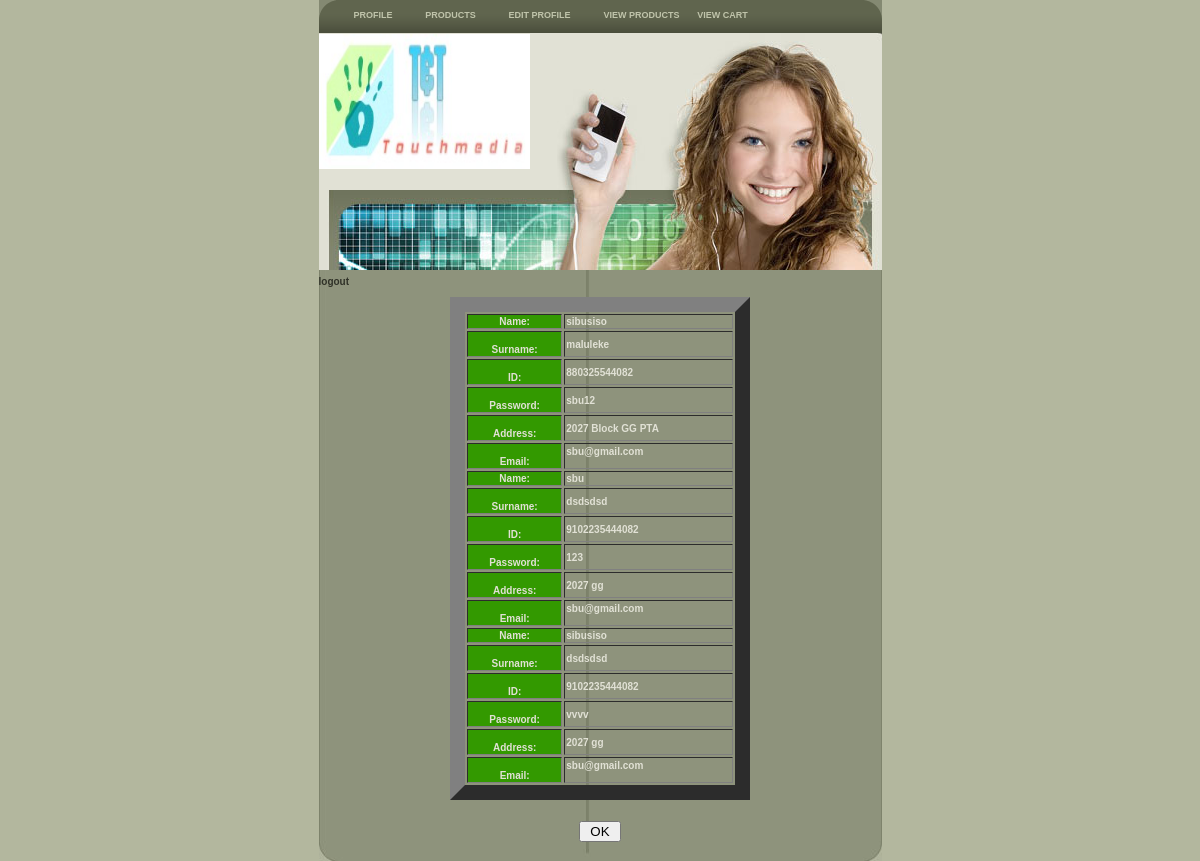
/gadgets/member.php (signed in), run on the app's committed database.
### tables this page shows
CREATE TABLE IF NOT EXISTS `user` (
  `USER_NUM` int(11) NOT NULL AUTO_INCREMENT,
  `NAME` varchar(50) NOT NULL,
  `SURNAME` varchar(50) NOT NULL,
  `ADDRESS` varchar(50) NOT NULL,
  `EMAIL` varchar(50) NOT NULL,
  `ID_NUM` varchar(50) NOT NULL,
  `PASSWORD` varchar(50) NOT NULL,
  PRIMARY KEY (`USER_NUM`)
);

### gadgets/member.php (the view, shortened to what this page needs)
<!DOCTYPE html PUBLIC "-//W3C//DTD XHTML 1.0 Strict//EN""http://www.w3.org/TR/xhtml1/DTD/xhtml1-strict.dtd">
<html xmlns="http://www.w3.org/1999/xhtml" xml:lang="en" lang="en">
<head>
	<link rel="stylesheet" href="style.css" type="text/css" charset="utf-8" />
</head>
<body>
	<div id="wrapper">
		<div id="nav">
		  <div id="nav-left">
		    <div id="nav-right">
		       <ul>
   			    <li><a href="member.php">PROFILE</a>
   			    </li><li><a href="newPhone.php">PRODUCTS</a></li>
   			    <li><a href="edit.php">EDIT PROFILE</a>
		      </li>
               <li><a href="products.php">VIEW PRODUCTS</a>
		      </li>
   			    <a href="cart.php">VIEW CART</a>
		       </ul>
		    </div>
		  </div>
		</div>
		<div id="head">
		  <div id="head-1"></div>
			<h1><img src="images/logo.jpg" width="211" height="135" alt="loglo" /></h1>
		</div>
		<div id="head-2"></div>
		<div id="login">
			<div id="login-bot">
            <form action="" method="post">
            <a href="index.php">logout</a>
			  <div class="clear"><center> <p><?php
 @ $db = new mysqli('localhost', 'root', '','matrix_db');
  $query = "select * from user where EMAIL ='".$_SESSION["user"]."'";
	$result = $db->query($query);
	$num_results = $result->num_rows;
	echo "<table width='300' border='15'>";
	for ($i=0; $i <$num_results; $i++) {
	$row = $result->fetch_assoc();
	echo "<tr>";
	echo "<th scope='row' bgcolor='#339900'>". "Name: ";
	echo "<td>".htmlspecialchars(stripslashes($row['NAME']));
	echo "</tr>";
	echo "<tr>";
	echo "<th scope='row' bgcolor='#339900'>"."<br />Surname: ";
	echo "<td>".stripslashes(stripslashes($row['SURNAME']));
	echo "</tr>";
	echo "<tr>";
	echo "<th scope='row' bgcolor='#339900'>"."<br />ID: ";
	echo "<td>".stripslashes(stripslashes($row['ID_NUM'])) ;
	echo "</tr>";
	echo "<tr>";
	echo "<th scope='row' bgcolor='#339900'>"."<br />Password: ";
	echo "<td>".stripslashes(stripslashes($row['PASSWORD']));
	echo "</tr>";
	echo "<tr>";
	echo "<th scope='row' bgcolor='#339900'>"."<br />Address: ";
	echo "<td>".stripslashes(stripslashes($row['ADDRESS'])) ;
	echo "</tr>";
	echo "<tr>";
	echo "<th scope='row' bgcolor='#339900'>"." <br />Email: ";
	echo "<td>".stripslashes(stripslashes($row['EMAIL']))."</strong></p>";
	echo "</tr>";
	}
?>&nbsp;</p><input type="Submit"  name="ok" value=" OK " id="l" /></center></div>
          </form>
		</div>
	</div>
</body>
</html>

### gadgets/style.css (style rules this page uses)
html, body { margin: 0px; padding: 0px; }
body { font: 10px Tahoma, verdana, sans-serif; }
img { border: 0px; }
a { color: #575757; font-weight: bold; text-decoration: none; }
ul { margin: 0px 0px 0px 2em; padding: 0px; }
li { list-style: square; margin: 0px; padding: 0px; }
.clear { clear: both; }
form { margin: 0px; padding: 0px; }
body { background: url(images/bg.jpg); }
#wrapper { text-align: left; margin: auto; position: relative; width: 563px; }
#nav { background: url(images/nav_bg.gif) repeat-x; }
#nav-left { background: url(images/nav_left.gif) no-repeat; width: 100%; }
#nav-right { background: top right url(images/nav_right.gif) no-repeat; height: 33px; }
#nav a, #navb a { color: #C0C4AB; text-decoration: none; font: bold 9px arial, sans-serif; }
#nav ul { padding-top: 9px; }
#nav li { display: inline; padding: 0px 15px; }
#head { position: relative; height: 157px; background: url(images/head_bg.gif); }
#head h1 { margin: 0px; padding: 0px; position: absolute; top: 1px; left: 0px; width: 135px; height: 118px; }
#head-1 { position: absolute; top: 0px; right: 0px; width: 325px; height: 157px; background: url(images/head_1.jpg) no-repeat; }
#head-2 { height: 80px; background: url(images/head_2.jpg) no-repeat; }
#login { background: url(images/login_bg.jpg) repeat-y; font-weight: bold; color: #E1E1D5; }
#login-bot { background: bottom url(images/login_bot.jpg) no-repeat; padding: 6px 0px 19px 0px; }
#login a { color: #303228; }

### data on the page
user: NAME "sibusiso", SURNAME "maluleke", ID_NUM "880325544082", PASSWORD "sbu12", ADDRESS "2027 Block GG PTA", EMAIL "sbu@gmail.com"
user: NAME "sbu", SURNAME "dsdsdsd", ID_NUM "9102235444082", PASSWORD "123", ADDRESS "2027 gg", EMAIL "sbu@gmail.com"
user: NAME "sibusiso", SURNAME "dsdsdsd", ID_NUM "9102235444082", PASSWORD "vvvv", ADDRESS "2027 gg", EMAIL "sbu@gmail.com"
